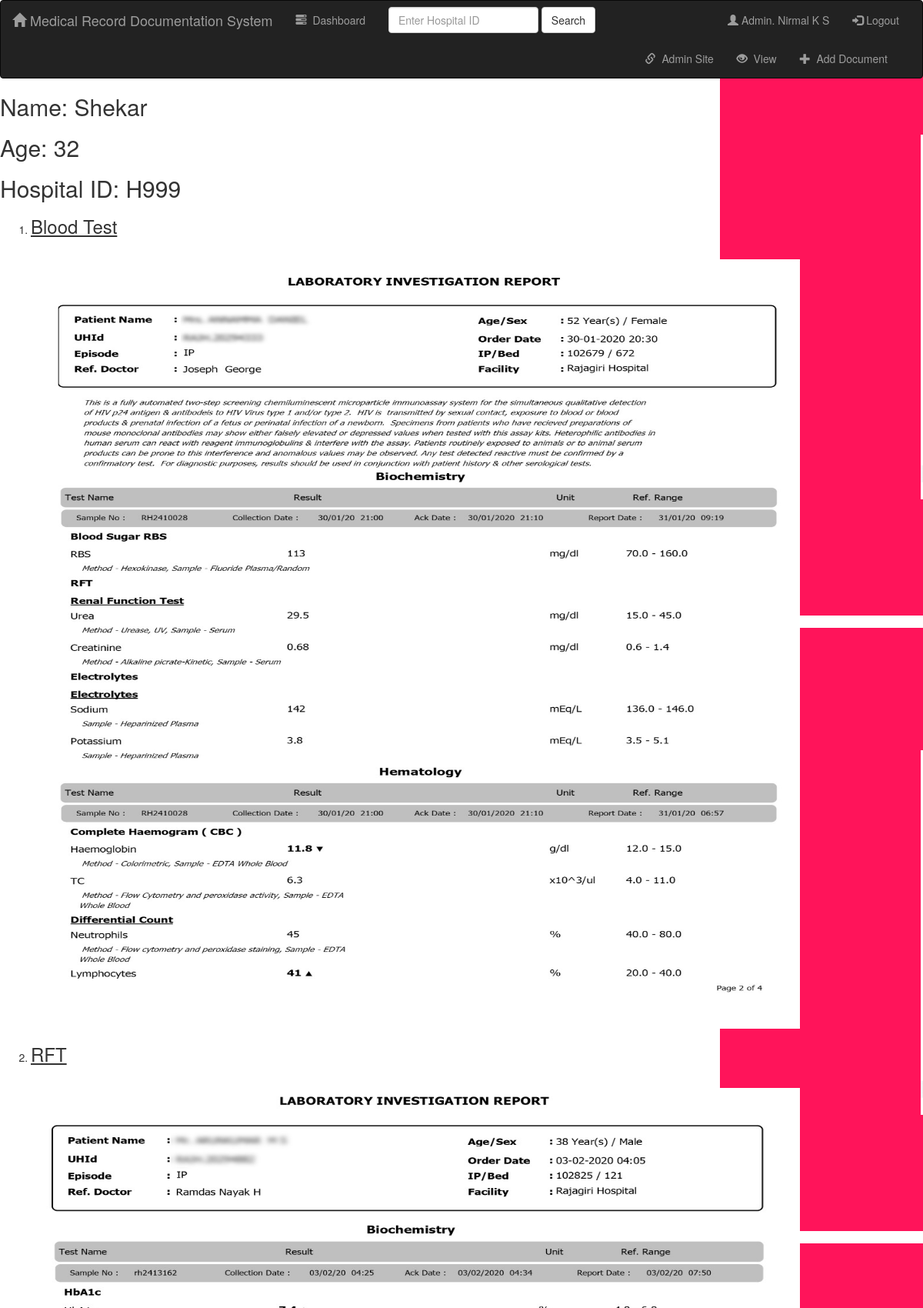
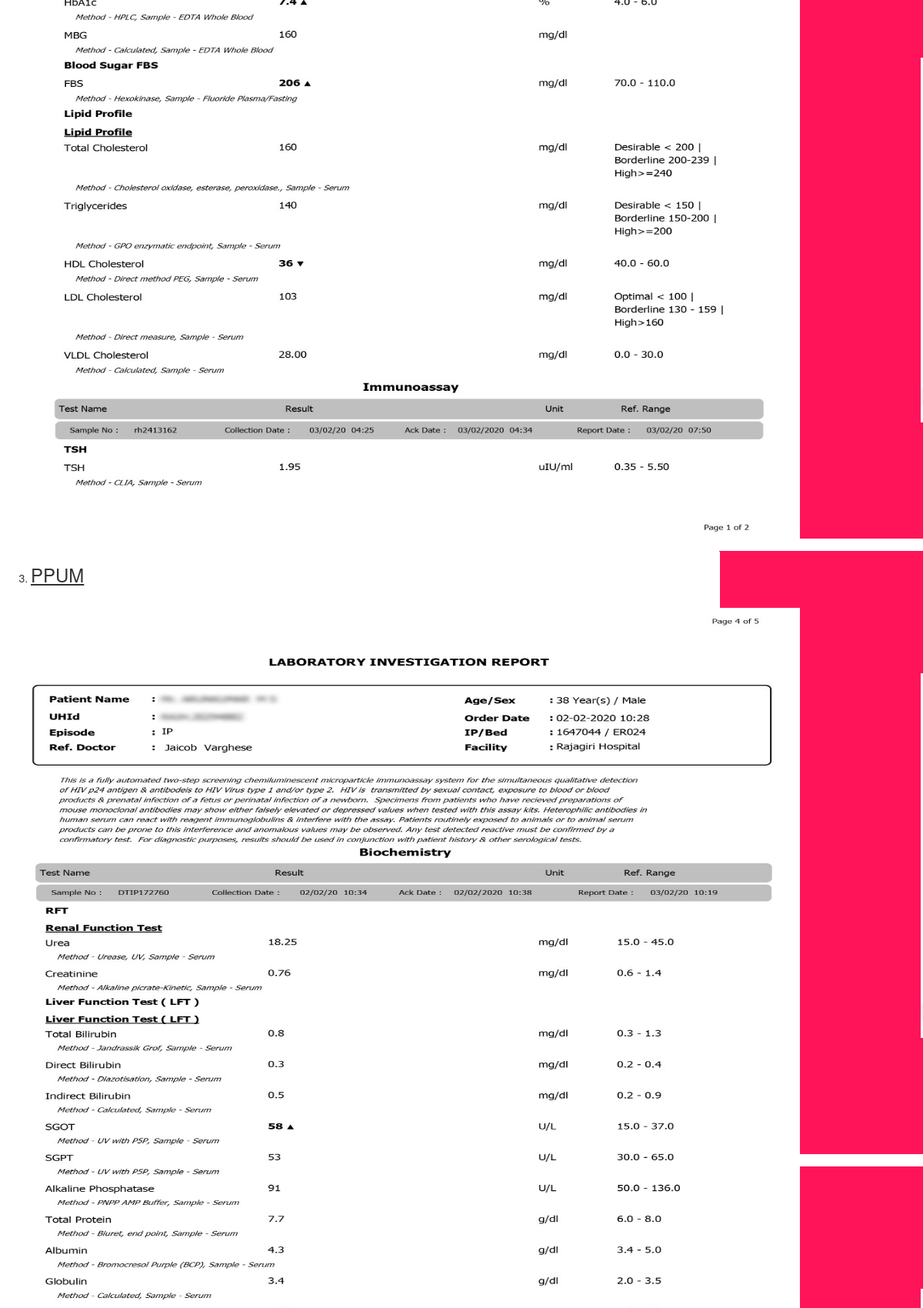
/first/11/ (signed in, upper part), run on the app's committed database (2 pictures, top to bottom).
### first/models.py (models this page shows, shortened)
class User(models.Model):
    Hospital_id = models.CharField(max_length=100)
    Firstname = models.CharField(max_length=200)
    Lastname = models.CharField(max_length=200)
    Age = models.IntegerField(validators=[MaxValueValidator(100), MinValueValidator(1)])
    Address = models.CharField(max_length=500)
    Phone_Number = models.CharField(max_length=12)

class Document(models.Model):
    Hospital_id = models.ForeignKey(User, on_delete=models.CASCADE)
    Document_type = models.CharField(max_length=20)
    Document_image = models.FileField()

### first/views.py (the view)
# urls.py: url(r'^(?P<user_id>[0-9]+)/$', views.detail, name='detail'),
def detail(request, user_id):
    patient = get_object_or_404(User, pk=user_id)
    return render(request, 'first/detail.html', {'patient': patient})

### first/templates/first/detail.html (shortened to what this page needs)
{% extends 'first/base.html' %}
{% block body %}
{% if user.is_authenticated %}
<h2>Name: {{patient.Firstname}}</h2>
<h2>Age: {{patient.Age}}</h2>
<h2>Hospital ID: {{patient.Hospital_id}}</h2>
<ol>
    {% if patient.document_set.all %}
        {% for document in patient.document_set.all %}
    <li> <h3><u>{{document.Document_type}}</u></h3> <br> <img src = "{{document.Document_image.url}}" height="1000" width="1000"/> </li>
        {% endfor %}
    {% else %}
    <h3>No Documents Found</h3>
    {% endif %}
</ol>
{% else %}
    <h2>Please Login to Access the records</h2>
{% endif %}
{% endblock %}

### first/templates/first/base.html (shortened to what this page needs)
<!DOCTYPE html>
<html lang="en">
<head>
    {% load static %}
    <link rel="stylesheet" href="https://maxcdn.bootstrapcdn.com/bootstrap/3.3.6/css/bootstrap.min.css">
    <link rel="stylesheet" type="text/css" href="{% static 'first/style.css' %}"/>
</head>
<body>
<nav class="navbar navbar-inverse">
    <div class="container-fluid">
        <div class="navbar-header">
            <a class="navbar-brand"  href="{% url 'first:home' %}"><span class="glyphicon glyphicon-home " aria-hidden="true"></span>  Medical Record Documentation System </a>
        </div>
        <div class="collapse navbar-collapse" id="topNavBar">
            <ul class="nav navbar-nav">
                <li class="{% block albums_active %}{% endblock %}"><a href="{% url 'first:index' %}"><span class="glyphicon glyphicon-tasks" aria-hidden="true"></span>&nbsp; Dashboard</a></li>
            </ul>
            <form class="navbar-form navbar-left" role="search" method="get" action="{% url 'first:search' %}">
                <div class="form-group">
                    <input type="search" class="form-control" placeholder="Enter Hospital ID" name="search" value="{{ request.GET.q }}">
                </div>
                <button type="submit" class="btn btn-default">Search</button>
            </form>
            {% if user.is_authenticated %}
                <ul class="nav navbar-nav navbar-right">
                    {% if request.user.is_superuser %}
                        <li><a href="{% url 'first:hospital_user'%}"><span class="glyphicon glyphicon-user"></span> Admin. {{request.user.first_name}} {{request.user.last_name}}</a></li>
                    {% elif request.user.is_staff %}
                         <li><a href="{% url 'first:hospital_user'%}"><span class="glyphicon glyphicon-user"></span> Doctor. {{request.user.first_name}} {{request.user.last_name}}</a></li>
                    {% else %}
                         <li><a href="{% url 'first:hospital_user'%}"><span class="glyphicon glyphicon-user"></span> Staff. {{request.user.first_name}} {{request.user.last_name}}</a></li>
                    {% endif%}
                <li><a href="{% url 'first:logout_user'%}""><span class="glyphicon glyphicon-log-in"></span> Logout</a></li>
                </ul>
            {% else %}
                <ul class="nav navbar-nav navbar-right">
                <li><a href="{% url 'first:login'%}"><span class="glyphicon glyphicon-log-in"></span> Login</a></li>
                </ul>
            {% endif %}
            {% if not request.user.is_staff or request.user.is_superuser %}
            <ul class="nav navbar-nav navbar-right">
                <li>
                    <a href="{% url 'first:create' %}">
                        <span class="glyphicon glyphicon-plus" aria-hidden="true"></span>&nbsp; Add Document
                    </a>
                </li>
            </ul>
            {% endif %}
            {% if request.user.is_staff %}
            <ul class="nav navbar-nav navbar-right">
                <li>
                    <a href="{% url 'first:view' %}">
                        <span class="glyphicon glyphicon-eye-open" aria-hidden="true"></span>&nbsp; View
                    </a>
                </li>
            </ul>
            {% endif %}
            {% if user.is_authenticated %}
                    {% if request.user.is_superuser %}
                        <ul class="nav navbar-nav navbar-right">
                <li>
                    <a href="/admin" target="_blank" >
                        <span class="glyphicon glyphicon-link" aria-hidden="true"></span>&nbsp; Admin Site
                    </a>
                </li>
            </ul>
                    {% endif %}
            {% endif %}
        </div>
    </div>
</nav>
{% block body %}
{% endblock %}
</body>
</html>

### first/static/first/style.css (style rules this page uses)
body { background: white url("images/back6.png"); }

### data on the page
User: Firstname "Shekar", Age "32", Hospital_id "H999"
Document: Document_type "Blood Test", Document_image (picture)
Document: Document_type "RFT", Document_image (picture)
Document: Document_type "PPUM", Document_image (picture)

### other printed values
{{ request.user.first_name }} "Nirmal"
{{ request.user.last_name }} "K S"
